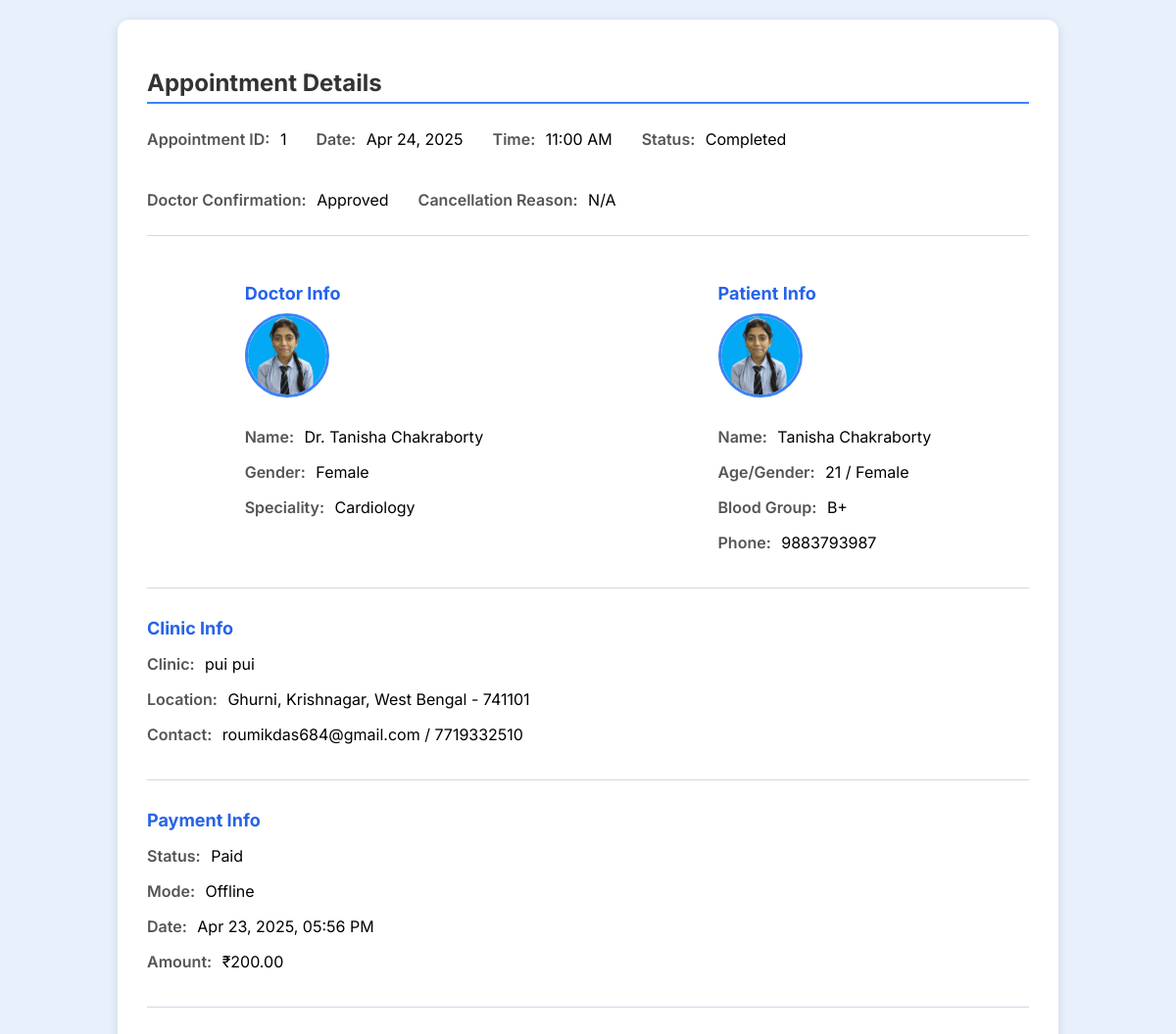
/patient/view-appointment.php?id=1 (signed in), run on the app's committed database.
### tables this page shows
CREATE TABLE `appointment` (
  `appointment_id` int(11) NOT NULL,
  `patient_id` int(11) NOT NULL,
  `doctor_id` int(11) NOT NULL,
  `clinic_id` int(11) NOT NULL,
  `appointment_date` date NOT NULL,
  `appointment_time` time NOT NULL,
  `status` enum('Scheduled','Completed','Cancelled') DEFAULT 'Scheduled',
  `payment_status` enum('Pending','Paid','Refunded') DEFAULT 'Pending',
  `payment_mode` enum('Online','Offline') NOT NULL,
  `cancellation_reason` text DEFAULT NULL,
  `doctor_confirmation` enum('Pending','Approved','Rejected') DEFAULT 'Pending',
  `mode_of_appointment` enum('Physical','Video Call') NOT NULL,
  `created_at` timestamp NOT NULL DEFAULT current_timestamp(),
  `updated_at` timestamp NOT NULL DEFAULT current_timestamp() ON UPDATE current_timestamp()
);

CREATE TABLE `doctor` (
  `doctor_id` int(11) NOT NULL,
  `UID` varchar(20) NOT NULL,
  `name` varchar(255) NOT NULL,
  `email` varchar(255) NOT NULL,
  `phone` varchar(15) DEFAULT NULL,
  `password` varchar(255) NOT NULL,
  `specialization` varchar(255) DEFAULT NULL,
  `experience` int(11) DEFAULT NULL,
  `qualification` text DEFAULT NULL,
  `bio` text DEFAULT NULL,
  `profile_img` varchar(255) DEFAULT NULL,
  `rating` decimal(3,2) DEFAULT 0.00,
  `total_reviews` int(11) DEFAULT 0,
  `availability` enum('Active','Inactive','Blocked') DEFAULT 'Active',
  `address` varchar(512) DEFAULT NULL,
  `gender` enum('Male','Female','Other') DEFAULT NULL,
  `dob` date DEFAULT NULL,
  `fees` decimal(10,2) DEFAULT NULL,
  `emergency` enum('Yes','No') DEFAULT NULL,
  `created_at` timestamp NOT NULL DEFAULT current_timestamp(),
  `updated_at` timestamp NOT NULL DEFAULT current_timestamp() ON UPDATE current_timestamp()
);

CREATE TABLE `patient` (
  `patient_id` int(11) NOT NULL,
  `name` varchar(100) NOT NULL,
  `email` varchar(255) NOT NULL,
  `password` varchar(255) NOT NULL,
  `phone` varchar(15) DEFAULT NULL,
  `gender` enum('Male','Female','Other') DEFAULT NULL,
  `dob` date DEFAULT NULL,
  `blood_group` varchar(10) DEFAULT NULL,
  `emergency_contact` varchar(16) DEFAULT NULL,
  `area` text DEFAULT NULL,
  `city` varchar(100) DEFAULT NULL,
  `state` varchar(100) DEFAULT NULL,
  `pincode` varchar(10) DEFAULT NULL,
  `profile_img` varchar(255) DEFAULT NULL,
  `availability` enum('Active','Inactive','Blocked') DEFAULT 'Active',
  `created_at` timestamp NOT NULL DEFAULT current_timestamp(),
  `updated_at` timestamp NOT NULL DEFAULT current_timestamp() ON UPDATE current_timestamp()
);

CREATE TABLE `doctor_clinic` (
  `clinic_id` int(11) NOT NULL,
  `doctor_id` int(11) NOT NULL,
  `clinic_name` varchar(255) NOT NULL,
  `area` varchar(255) NOT NULL,
  `city` varchar(100) NOT NULL,
  `state` varchar(100) NOT NULL,
  `pincode` varchar(10) NOT NULL,
  `latitude` decimal(10,8) DEFAULT NULL,
  `longitude` decimal(11,8) DEFAULT NULL,
  `location_link` varchar(500) DEFAULT NULL,
  `clinic_img` varchar(255) DEFAULT NULL,
  `days_available` varchar(64) DEFAULT NULL,
  `opening_time` time NOT NULL,
  `closing_time` time NOT NULL,
  `fees` decimal(10,2) NOT NULL,
  `created_at` timestamp NOT NULL DEFAULT current_timestamp(),
  `updated_at` timestamp NOT NULL DEFAULT current_timestamp() ON UPDATE current_timestamp(),
  `phone` varchar(15) NOT NULL,
  `email` varchar(255) NOT NULL,
  `status` enum('Active','Inactive','Blocked') DEFAULT 'Active'
);

CREATE TABLE `transaction` (
  `transaction_id` int(11) NOT NULL,
  `appointment_id` int(11) NOT NULL,
  `patient_id` int(11) NOT NULL,
  `doctor_id` int(11) NOT NULL,
  `amount` decimal(10,2) NOT NULL,
  `payment_mode` enum('Online','Offline') NOT NULL,
  `payment_status` enum('Pending','Paid','Failed') DEFAULT 'Pending',
  `transaction_date` timestamp NOT NULL DEFAULT current_timestamp() ON UPDATE current_timestamp(),
  `reference_id` varchar(255) DEFAULT NULL,
  `remarks` text DEFAULT NULL
);

### patient/view-appointment.php (the view, shortened to what this page needs)
<?php
include '../connection.php';
$appointment_id = $_GET['id'];
$query = "SELECT
    a.*,
    d.name AS doctor_name,
    d.specialization,
    d.gender AS doctor_gender,
    d.profile_img AS doctor_img,
    p.name AS patient_name,
    p.gender AS patient_gender,
    p.dob,
    p.blood_group,
    p.phone AS patient_phone,
    p.profile_img AS patient_img,
    c.clinic_name,
    c.city,
    c.state,
    c.area,
    c.pincode,
    c.email AS clinic_email,
    c.phone AS clinic_phone,
    pay.payment_status,
    pay.payment_mode,
    pay.transaction_date,
    pay.amount,
    pay.transaction_id
FROM appointment a
JOIN doctor d ON a.doctor_id = d.doctor_id
JOIN patient p ON a.patient_id = p.patient_id
JOIN doctor_clinic c ON a.clinic_id = c.clinic_id
LEFT JOIN transaction pay ON a.appointment_id = pay.appointment_id
WHERE a.appointment_id = '$appointment_id'
";
$result = mysqli_query($conn, $query);
$app = mysqli_fetch_assoc($result);
$dob = new DateTime($app['dob']);
$age = (new DateTime())->diff($dob)->y;
?>
<!DOCTYPE html>
<html lang="en">
<head>
    <link rel="stylesheet" href="https://cdnjs.cloudflare.com/ajax/libs/font-awesome/6.7.2/css/all.min.css">
</head>
<body>
    <div class="container">
        <h2>Appointment Details</h2>
        <div class="section inline-fields">
            <p><label>Appointment ID:</label> <?= $app['appointment_id'] ?></p>
            <p><label>Date:</label> <?= date("M d, Y", strtotime($app['appointment_date'])) ?></p>
            <p><label>Time:</label> <?= date("h:i A", strtotime($app['appointment_time'])) ?></p>
            <p><label>Status:</label> <?= $app['status'] ?></p>
            <p><label>Doctor Confirmation:</label> <?= $app['doctor_confirmation'] ?></p>
            <p><label>Cancellation Reason:</label> <?= $app['cancellation_reason'] ?: 'N/A'?></p>
        </div>
        <div class="section grid">
            <div>
                <h3>Doctor Info</h3>
                <img src="../upload/doctor/<?= $app['doctor_img'] ?>" class="profile-img">
                <p><label>Name:</label> <?= $app['doctor_name'] ?></p>
                <p><label>Gender:</label> <?= $app['doctor_gender'] ?></p>
                <p><label>Speciality:</label> <?= $app['specialization'] ?></p>
            </div>
            <div>
                <h3>Patient Info</h3>
                <img src="../upload/patient/<?= $app['patient_img'] ?>" class="profile-img">
                <p><label>Name:</label> <?= $app['patient_name'] ?></p>
                <p><label>Age/Gender:</label> <?= $age . ' / ' . $app['patient_gender'] ?></p>
                <p><label>Blood Group:</label> <?= $app['blood_group'] ?></p>
                <p><label>Phone:</label> <?= $app['patient_phone'] ?></p>
            </div>
        </div>
        <div class="section">
            <h3>Clinic Info</h3>
            <p><label>Clinic:</label> <?= $app['clinic_name'] ?></p>
            <p><label>Location:</label>
                <?= $app['area'] . ', ' . $app['city'] . ', ' . $app['state'] . ' - ' . $app['pincode'] ?></p>
            <p><label>Contact:</label> <?= $app['clinic_email'] . ' / ' . $app['clinic_phone'] ?></p>
        </div>
        <div class="section">
            <h3>Payment Info</h3>
            <p><label>Status:</label> <?= $app['payment_status'] ?? 'N/A'?></p>
            <p><label>Mode:</label> <?= $app['payment_mode'] ?? 'N/A' ?></p>
            <p><label>Date:</label>
                <?= !empty($app['transaction_date']) ? date("M d, Y, h:i A", strtotime($app['transaction_date'])) : 'N/A' ?>
            </p>
            <p><label>Amount:</label> ₹<?= $app['amount'] ?? 'N/A' ?></p>
        </div>
    </div>
</body>
</html>

### patient/view-appointment.php (style rules this page uses)
body { font-family: 'Inter', sans-serif; background: #e7f0fb; margin: 0; padding: 20px; }
.container { max-width: 900px; margin: auto; background: #fff; padding: 30px; border-radius: 12px; box-shadow: 0 2px 12px rgba(0, 0, 0, 0.1); }
h2 { margin-bottom: 20px; font-size: 24px; color: #333; border-bottom: 2px solid #3B82F6; padding-bottom: 5px; }
.section { margin-bottom: 30px; padding-bottom: 20px; border-bottom: 1px solid #d0d7e3; }
.inline-fields { display: flex; flex-wrap: wrap; gap: 30px; }
.inline-fields p { margin: 6px 0; }
label { font-weight: 600; color: #555; margin-right: 6px; }
.profile-img { height: 80px; width: 80px; border-radius: 50%; object-fit: cover; margin-bottom: 10px; border: 3px solid #3B82F6; }
.grid { display: flex; gap: 40px; justify-content: space-around; }
h3 { margin-bottom: 10px; color: #2563eb; font-size: 18px; }

### data on the page
appointment: appointment_id "1", appointment_date "Apr 24, 2025", appointment_time "11:00 AM", status "Completed", doctor_confirmation "Approved", cancellation_reason "N/A", doctor.profile_img (picture), doctor.name "Dr. Tanisha Chakraborty", doctor.gender "Female", doctor.specialization "Cardiology", patient.profile_img (picture), patient.name "Tanisha Chakraborty", patient.gender "Female", patient.blood_group "B+", patient.phone "9883793987", clinic.clinic_name "pui pui", clinic.area "Ghurni", clinic.city "Krishnagar", clinic.state "West Bengal", clinic.pincode "741101", clinic.email "roumikdas684@gmail.com", clinic.phone "7719332510", transaction.payment_status "Paid", transaction.payment_mode "Offline", transaction.transaction_date "Apr 23, 2025, 05:56 PM", transaction.amount "200.00"
